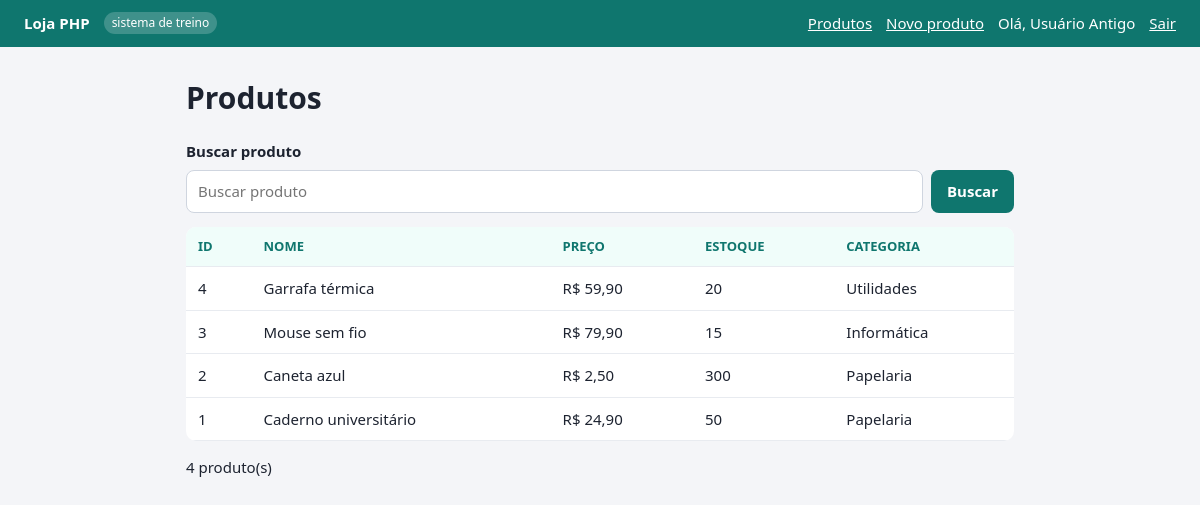
Page /produtos.php (signed in) on the committed database.
### tables this page shows
CREATE TABLE produtos (
  id INT AUTO_INCREMENT PRIMARY KEY,
  nome VARCHAR(120) NOT NULL,
  preco FLOAT NOT NULL,
  estoque INT NOT NULL DEFAULT 0,
  categoria_id INT NULL,
  criado_em TIMESTAMP NOT NULL DEFAULT CURRENT_TIMESTAMP
);

CREATE TABLE categorias (
  id INT AUTO_INCREMENT PRIMARY KEY,
  nome VARCHAR(80) NOT NULL
);

### produtos.php (the view, shortened to what this page needs)
<?php
require __DIR__ . '/config.php';
$q = trim($_GET['q'] ?? '');
$sql = 'SELECT p.id, p.nome, p.preco, p.estoque, c.nome AS categoria
        FROM produtos p LEFT JOIN categorias c ON c.id = p.categoria_id';
$params = [];
$sql .= ' ORDER BY p.id DESC';
$st = db()->prepare($sql);
$st->execute($params);
$produtos = $st->fetchAll();
topo('Produtos');
?>
<h1>Produtos</h1>
<form method="get" class="busca">
  <label for="q">Buscar produto</label>
  <input id="q" name="q" type="search" placeholder="Buscar produto" value="<?= e($q) ?>">
  <button type="submit">Buscar</button>
</form>
<table id="tabela-produtos">
  <thead><tr><th>ID</th><th>Nome</th><th>Preço</th><th>Estoque</th><th>Categoria</th></tr></thead>
  <tbody>
  <?php foreach ($produtos as $p): ?>
    <tr><td><?= (int)$p['id'] ?></td><td><?= e($p['nome']) ?></td>
      <td>R$ <?= number_format((float)$p['preco'], 2, ',', '.') ?></td>
      <td><?= (int)$p['estoque'] ?></td><td><?= e($p['categoria']) ?></td></tr>
  <?php endforeach; ?>
  </tbody>
</table>
<p id="total"><?= count($produtos) ?> produto(s)</p>
<?php rodape();

### config.php (shortened to what this page needs)
<?php
function db(): PDO {
    static $pdo = null;
    if ($pdo === null) {
        $host = getenv('LOJA_DB_HOST') ?: '127.0.0.1';
        $user = getenv('LOJA_DB_USUARIO') ?: 'root';
        $pass = getenv('LOJA_DB_SENHA') ?: '';
        $pdo = new PDO("mysql:host=$host;dbname=sentinela_loja;charset=utf8mb4", $user, $pass, [
            PDO::ATTR_ERRMODE => PDO::ERRMODE_EXCEPTION,
            PDO::ATTR_DEFAULT_FETCH_MODE => PDO::FETCH_ASSOC,
        ]);
    }
    return $pdo;
}
function e(?string $texto): string {
    return htmlspecialchars((string)$texto, ENT_QUOTES, 'UTF-8');
}
function topo(string $titulo): void {
    $u = $_SESSION['usuario'] ?? null;
    echo '<!doctype html><html lang="pt-BR"><head><meta charset="utf-8"><meta name="viewport" content="width=device-width, initial-scale=1">';
    echo '<title>' . e($titulo) . ' — Loja PHP (treino)</title><link rel="stylesheet" href="estilo.css"></head><body>';
    echo '<header><b>Loja PHP</b><span class="tag">sistema de treino</span>';
    if ($u) {
        echo '<nav><a href="produtos.php">Produtos</a><a href="produto_novo.php">Novo produto</a>';
        echo '<span>Olá, ' . e($u['nome']) . '</span><a href="sair.php" id="sair">Sair</a></nav>';
    }
    echo '</header><main>';
}
function rodape(): void {
    echo '</main></body></html>';
}

### estilo.css (style rules this page uses)
* { box-sizing: border-box; }
body { margin: 0; font: 15px/1.5 "Segoe UI", system-ui, sans-serif; background: #f4f5f8; color: #1d2330; }
header { background: #0f766e; color: #fff; padding: 12px 24px; display: flex; gap: 14px; align-items: center; flex-wrap: wrap; }
header nav { margin-left: auto; display: flex; gap: 14px; align-items: center; }
header a { color: #fff; }
.tag { background: rgba(255,255,255,.2); padding: 2px 8px; border-radius: 99px; font-size: 12px; }
main { max-width: 860px; margin: 28px auto; padding: 0 16px; }
label { display: block; font-weight: 600; margin: 12px 0 4px; }
input, select { width: 100%; padding: 9px 11px; border: 1px solid #cfd5df; border-radius: 8px; font: inherit; }
button { margin-top: 16px; background: #0f766e; color: #fff; border: 0; padding: 10px 16px; border-radius: 8px; font: inherit; font-weight: 600; cursor: pointer; }
.busca { display: flex; gap: 8px; align-items: end; margin-bottom: 14px; flex-wrap: wrap; }
.busca label { width: 100%; margin: 0; }
.busca input { flex: 1; }
.busca button { margin: 0; }
table { width: 100%; border-collapse: collapse; background: #fff; border-radius: 10px; overflow: hidden; }
th, td { padding: 10px 12px; border-bottom: 1px solid #e8ebf0; text-align: left; }
th { background: #f0fdfa; color: #0f766e; font-size: 13px; text-transform: uppercase; }

### rows in the picture
produtos: id "4", nome "Garrafa térmica", preco "59,90", estoque "20", categoria.nome "Utilidades"
produtos: id "3", nome "Mouse sem fio", preco "79,90", estoque "15", categoria.nome "Informática"
produtos: id "2", nome "Caneta azul", preco "2,50", estoque "300", categoria.nome "Papelaria"
produtos: id "1", nome "Caderno universitário", preco "24,90", estoque "50", categoria.nome "Papelaria"

### other values in the picture
$u['nome'] "Usuário Antigo"
count($produtos) "4"
